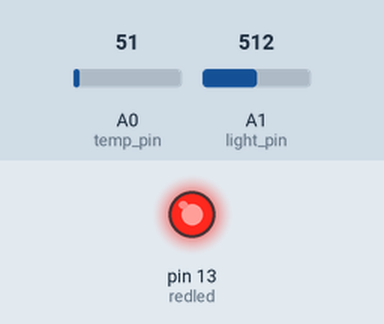
Simulated run of this sketch. Board: Arduino Uno, built with avr-gcc and run on an emulated ATmega328P. Shown: output pins drawn as LEDs (lit = HIGH). The inputs (shaded band) are chosen by the test bench; at power-on: A0 (temp_pin) = 51, A1 (light_pin) = 512. What the sketch prints to the serial monitor is not drawn.

Above: at 0.1 s.
Timing chart, 0 to 1.6 s (numbered marks = the images above):
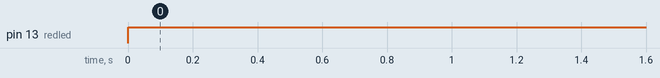

The sketch:

wildfire_detection.ino
```cpp
#define light_pin A1
#define redled 13
#define temp_pin A0

int temp,light;

void setup() {
Serial.begin(9600);
pinMode(temp_pin, INPUT);
pinMode(light_pin, INPUT);
pinMode(redled, OUTPUT);
digitalWrite(redled, LOW);
}

//Teste de analogRead pentru termistor
//25C => 512       /1023
//30C => 456
//35C => 403
//45C => 310

//Teste de analogRead pentru fotorezistor... referinta: 100Lux = camera umbroasa
//100Lux => 322
//200Lux => 389
//300Lux => 322
//400Lux => 281
//500Lux => 249
//600Lux => 226


void loop() {
  temp = analogRead(temp_pin);
  Serial.print(temp);
  Serial.println(" temp");

  light = analogRead(light_pin);
  Serial.print(light);
  Serial.println(" light");

  if  ((temp <= 310) || (temp < 456 && light > 226))
    digitalWrite(redled, HIGH);
  else
    digitalWrite(redled, LOW);

  delay (500);

}
```

Measured:
- by itself, pin 13 (redled): LOW → HIGH at 0.00 s
